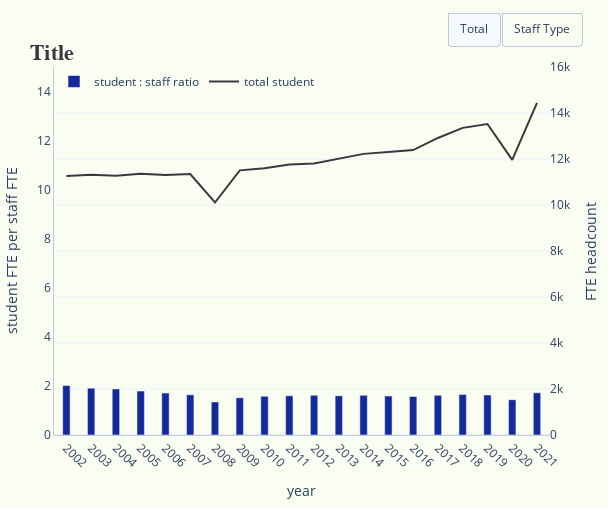

Source (notebook cell):
### Code cell
pio.templates.default = "plotly_white"

fig_ratio = make_subplots(specs=[[{"secondary_y": True}]])

fig_ratio.add_trace(go.Bar(x=yale_pct_change["year"],y=yale_pct_change['student fte per staff fte'],orientation='v',name="student : staff ratio",marker=dict(color='#142A9C'),width=.3,visible=True),secondary_y=False)
fig_ratio.add_trace(go.Bar(x=yale_pct_change["year"],y=yale_pct_change['student fte per instruction staff fte'],orientation='v',name="student : instructional staff ratio",marker=dict(color='#A1A1CE'),width=.3,visible=False),secondary_y=False)
fig_ratio.add_trace(go.Bar(x=yale_pct_change["year"],y=yale_pct_change['student fte per non instruction staff fte'],orientation='v',name="student : non instructional staff ratio",marker=dict(color='#7498D2'),width=.3,visible=False),secondary_y=False)
fig_ratio.add_trace(go.Scatter(x=yale_pct_change["year"],y=yale_pct_change['student fte'],name="total student",mode="lines",line=dict(width=2,color='#3a3940'),visible=True),secondary_y=True)


fig_ratio.update_yaxes(title_text="FTE headcount", range=[0,16000], secondary_y=True)

fig_ratio.update_layout(
    plot_bgcolor="#FAFDF1",
    paper_bgcolor="#FAFDF1",
    hovermode="x",
    hoverdistance=100, # Distance to show hover label of data point
    spikedistance=1000, # Distance to show spike
    xaxis=dict(
        title='year',
        linecolor="#BCCCDC",
        showspikes=True,
        spikethickness=2,
        spikedash="dot",
        spikecolor="#999999",
        spikemode="across",
        showgrid=False,
        fixedrange = True
    ),
    yaxis = dict(
        title="student FTE per staff FTE",
        linecolor="#BCCCDC",
        showgrid=False,
        fixedrange = True,
        range=[0,15]
    )
)

fig_ratio.update_layout(
    autosize=False,
    width=608,
    height=508,
    margin=dict(l=20, r=20, t=20, b=20))

fig_ratio.update_layout(legend = dict(
    orientation = "h",
    x=0,
    y=1,
    bgcolor="#FAFDF1")
)

fig_ratio.update_layout(
    title=dict(text="<b>Title</b>", font=dict(size=24), automargin=True, yref='paper')
)

fig_ratio.update_layout(
    title_font_family="Georgia",
    title_font_color="#3a3940",
    title_font_size = 22
)


fig_ratio = fig_ratio.update_xaxes(tickangle=45)
fig_ratio.update_layout(hoverlabel_namelength=-1)

fig_ratio.update_layout(
    updatemenus=[
        dict(
            type="buttons",
            direction="right",
            active=0,
            x=1,
            y=1.15,
            buttons=list([
                dict(label="Total",
                     method="update",
                     args=[{"visible": [True, False, False, True]}]),
                dict(label="Staff Type",
                     method="update",
                     args=[{"visible": [True, True, True, True]}])
            ]),
        )
    ])

fig_ratio.show()

### Figure 1 — Plotly figure (JSON) as saved in the notebook; plotly's stock layout.template omitted (floating-point values rounded to 4 significant figures)
{"data": [{"marker": {"color": "#142A9C"}, "name": "student : staff ratio", "orientation": "v", "type": "bar", "visible": true, "width": 0.3, "x": ["2002", "2003", "2004", "2005", "2006", "2007", "2008", "2009", "2010", "2011", "2012", "2013", "2014", "2015", "2016", "2017", "2018", "2019", "2020", "2021"], "xaxis": "x", "y": [2.02, 1.91, 1.88, 1.79, 1.71, 1.64, 1.35, 1.52, 1.58, 1.6, 1.62, 1.6, 1.62, 1.59, 1.57, 1.62, 1.65, 1.63, 1.44, 1.72], "yaxis": "y"}, {"marker": {"color": "#A1A1CE"}, "name": "student : instructional staff ratio", "orientation": "v", "type": "bar", "visible": false, "width": 0.3, "x": ["2002", "2003", "2004", "2005", "2006", "2007", "2008", "2009", "2010", "2011", "2012", "2013", "2014", "2015", "2016", "2017", "2018", "2019", "2020", "2021"], "xaxis": "x", "y": [8.6, 7.96, 7.6, 7.1, 6.83, 6.5, 5.45, 5.91, 5.93, 6.01, 6.6, 6.54, 6.37, 6.38, 6.07, 6.12, 6.76, 6.57, 5.79, 6.71], "yaxis": "y"}, {"marker": {"color": "#7498D2"}, "name": "student : non instructional staff ratio", "orientation": "v", "type": "bar", "visible": false, "width": 0.3, "x": ["2002", "2003", "2004", "2005", "2006", "2007", "2008", "2009", "2010", "2011", "2012", "2013", "2014", "2015", "2016", "2017", "2018", "2019", "2020", "2021"], "xaxis": "x", "y": [2.63, 2.51, 2.49, 2.39, 2.28, 2.2, 1.8, 2.05, 2.15, 2.18, 2.14, 2.12, 2.16, 2.11, 2.12, 2.2, 2.19, 2.16, 1.91, 2.31], "yaxis": "y"}, {"line": {"color": "#3a3940", "width": 2}, "mode": "lines", "name": "total student", "type": "scatter", "visible": true, "x": ["2002", "2003", "2004", "2005", "2006", "2007", "2008", "2009", "2010", "2011", "2012", "2013", "2014", "2015", "2016", "2017", "2018", "2019", "2020", "2021"], "xaxis": "x", "y": [11261, 11315, 11276, 11360, 11303, 11345, 10109, 11507, 11597, 11763, 11804, 11997, 12223, 12302, 12388, 12915, 13353, 13522, 11964, 14439], "yaxis": "y2"}], "layout": {"autosize": false, "height": 508, "hoverdistance": 100, "hoverlabel": {"namelength": -1}, "hovermode": "x", "legend": {"bgcolor": "#FAFDF1", "orientation": "h", "x": 0, "y": 1}, "margin": {"b": 20, "l": 20, "r": 20, "t": 20}, "paper_bgcolor": "#FAFDF1", "plot_bgcolor": "#FAFDF1", "spikedistance": 1000, "title": {"automargin": true, "font": {"color": "#3a3940", "family": "Georgia", "size": 22}, "text": "<b>Title</b>", "yref": "paper"}, "updatemenus": [{"active": 0, "buttons": [{"args": [{"visible": [true, false, false, true]}], "label": "Total", "method": "update"}, {"args": [{"visible": [true, true, true, true]}], "label": "Staff Type", "method": "update"}], "direction": "right", "type": "buttons", "x": 1, "y": 1.15}], "width": 608, "xaxis": {"anchor": "y", "domain": [0, 0.94], "fixedrange": true, "linecolor": "#BCCCDC", "showgrid": false, "showspikes": true, "spikecolor": "#999999", "spikedash": "dot", "spikemode": "across", "spikethickness": 2, "tickangle": 45, "title": {"text": "year"}}, "yaxis": {"anchor": "x", "domain": [0, 1], "fixedrange": true, "linecolor": "#BCCCDC", "range": [0, 15], "showgrid": false, "title": {"text": "student FTE per staff FTE"}}, "yaxis2": {"anchor": "x", "overlaying": "y", "range": [0, 16000], "side": "right", "title": {"text": "FTE headcount"}}}}
